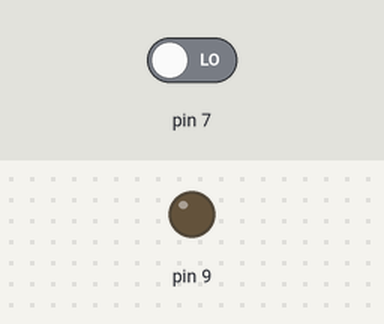
Recording of a sketch running on a simulated Arduino Uno, built with avr-gcc and run on an emulated ATmega328P. On the bench: output pins drawn as LEDs (lit = HIGH). The test bench sets the inputs (shaded band); at power-on: pin 7 LOW.

Above: at 1.2 s.
1.3 s: pin 7 driven HIGH
At 1.6 s:
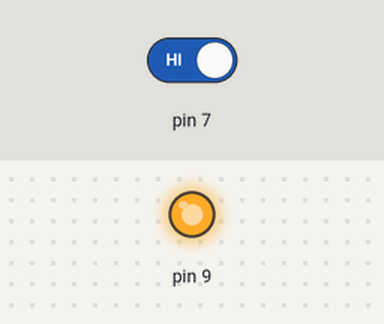
2.8 s: pin 7 driven LOW
At 3.9 s:
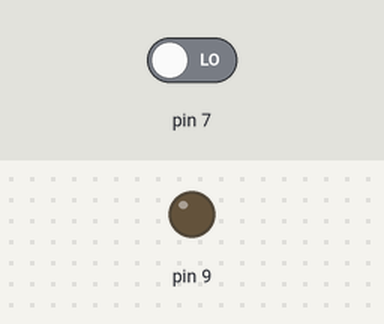
Timing chart, 0 to 5.8 s (numbered marks = the images above; inputs shaded):
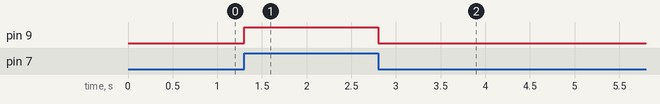

Measured:
- after the input at 1.3 s, pin 9: LOW → HIGH at once
- after the input at 2.8 s, pin 9: HIGH → LOW at once

The sketch:

Boton.ino
```cpp
 int buttonState = 0;
void setup()
{
  pinMode(7, INPUT);
  pinMode(9, OUTPUT);

}

void loop()
{
  buttonState = digitalRead(7);
  if (buttonState==HIGH){
  digitalWrite(9, HIGH);
  }
  if (buttonState==LOW){
  digitalWrite(9, LOW);
  }
}
```
